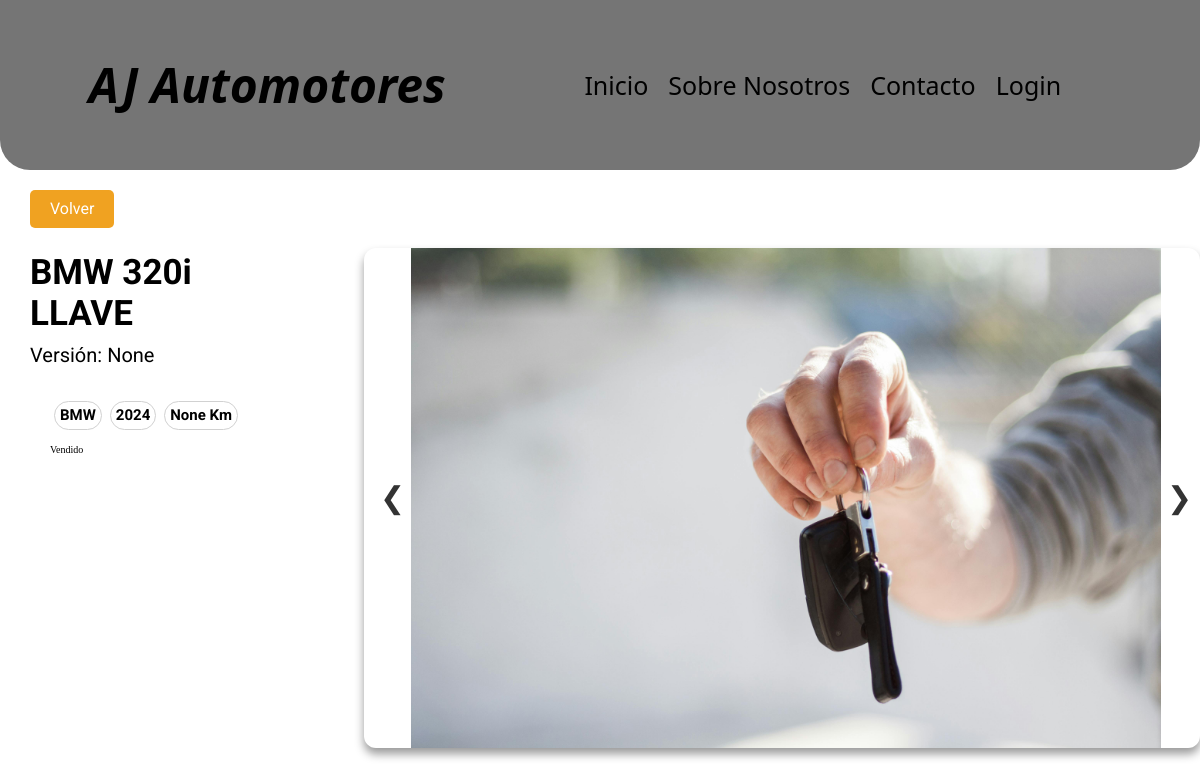
The page /unidad/27 on the database its author committed.
### ruedas/models.py (models this page shows, shortened)
class Unidad(models.Model):
    MARCAS_CHOICES = [
            ('Audi', 'Audi'),
            ('BMW', 'BMW'),
            ('Chery', 'Chery'),
            ('Chevrolet', 'Chevrolet'),
            ('Citroën', 'Citroën'),
            ('Dodge', 'Dodge'),
            ('Fiat', 'Fiat'),
            ('Ford', 'Ford'),
            ('Geely', 'Geely'),
            ('Great Wall', 'Great Wall'),
            ('Honda', 'Honda'),
            ('Hyundai', 'Hyundai'),
            ('JAC', 'JAC'),
            ('Jeep', 'Jeep'),
            ('Kia', 'Kia'),
            ('Land Rover', 'Land Rover'),
            ('Lifan', 'Lifan'),
            ('Mazda', 'Mazda'),
            ('Mercedes-Benz', 'Mercedes-Benz'),
            ('Mitsubishi', 'Mitsubishi'),
            ('Nissan', 'Nissan'),
            ('Peugeot', 'Peugeot'),
            ('Porsche', 'Porsche'),
            ('Ram', 'Ram'),
            ('Renault', 'Renault'),
            ('SsangYong', 'SsangYong'),
            ('Subaru', 'Subaru'),
            ('Suzuki', 'Suzuki'),
            ('Toyota', 'Toyota'),
            ('Volkswagen', 'Volkswagen')
    ]
    MOTOR_CHOICES = [
            (800, '0.8 L'),
            (1000, '1.0 L'),
            (1200, '1.2 L'),
            (1300, '1.3 L'),
            (1400, '1.4 L'),
            (1500, '1.5 L'),
            (1600, '1.6 L'),
            (1800, '1.8 L'),
            (2000, '2.0 L'),
            (2200, '2.2 L'),
            (2400, '2.4 L'),
            (2500, '2.5 L'),
            (2700, '2.7 L'),
            (3000, '3.0 L'),
            (3200, '3.2 L'),
            (3500, '3.5 L'),
            (3600, '3.6 L'),
            (4000, '4.0 L'),
            (4200, '4.2 L'),
            (4400, '4.4 L'),
            (4600, '4.6 L'),
            (5000, '5.0 L'),
            (5200, '5.2 L'),
            (5500, '5.5 L'),
            (6000, '6.0 L'),
            (6200, '6.2 L'),
            (6400, '6.4 L'),
            (7000, '7.0 L'),
            (7500, '7.5 L'),
            (8000, '8.0 L')
    ]
    MODELO_ANOS = get_years_tuple()
    usuario = models.ForeignKey(User, on_delete=models.CASCADE,
                                null = True,
                                blank = True)
    titulo = models.CharField(max_length=100)
    descripcion = models.TextField(null=True, blank=True)
    marca = models.CharField(max_length=50, choices=MARCAS_CHOICES, default='Volkswagen')
    modelo = models.CharField(max_length=50, null=True, blank=True )
    version = models.CharField(max_length=70, null=True, blank=True)
    anio = models.IntegerField(choices=MODELO_ANOS, default=get_current_year(), verbose_name='año')
    kilometros = models.IntegerField(null=True, blank=True)
    precio = models.IntegerField(null=True, blank=True)
    vendido = models.BooleanField(default=False)
    visto = models.BooleanField(default=False)
    creado = models.DateTimeField(auto_now_add=True)
    '''modelo (polo, virtus, etc) motor se reemplaza por version campo de texto'''
    def __str__(self):
        return self.titulo
    class Meta:
        ordering = ['vendido']
        verbose_name = "Unidad"
        verbose_name_plural = "Unidades"

class Imagen(models.Model):
    unidad = models.ForeignKey(Unidad, related_name='imagenes', on_delete=models.CASCADE)
    imagen = models.ImageField(upload_to='media/', validators=[FileExtensionValidator(['jpg', 'jpeg', 'png'])])
    descripcion = models.CharField(max_length=255, null=True, blank=True)
    class Meta:
        verbose_name = "Imagen"
        verbose_name_plural = "Imagenes"

### ruedas/views.py (the view, shortened to what this page needs)
# urls.py: path('unidad/<int:pk>', DetalleUnidad.as_view(), name='unidad-detalle'),
class DetalleUnidad(DetailView):
    model = Unidad
    context_object_name = 'unidad'
    template_name = 'ruedas/unidad_detalle.html'
    def get_context_data(self, **kwargs):
        context = super().get_context_data(**kwargs)
        context['imagenes'] = self.object.imagenes.all()
        return context

### ruedas/templates/ruedas/unidad_detalle.html (shortened to what this page needs)
{% extends 'ruedas/template.html' %}
{% load static %}
{% block extrahead %}
    <link rel="stylesheet" href="{% static 'css/unidad-detalle.css' %}">
{% endblock extrahead %}
{% block content %}
<a href="{% url 'unidades' %}" class="button boton-volver">Volver</a>
  <div class="info-imagenes">
    <div class="info">
      <p class="name-unidad">{{unidad}}</p>
      <p class="version-unidad"><span>Versión:</span> {{unidad.version}}</p>
      <div class="info-unidad">
        <div class="burbujas">
          <div class="burbuja">
            <span>{{unidad.marca}}</span>
          </div>
          <div class="burbuja">
            <span>{{unidad.anio}}</span>
          </div>
          <div class="burbuja">
            <span>{{unidad.kilometros}} Km</span>
          </div>
        </div>
        {% if unidad.vendido %}
            <div class="vendido">
              <p>Vendido</p>
            </div>
          {% endif %}
      </div>
    </div>
    {% if unidad.imagenes.all %}
    <div class="galeria-container">
      <button class="prev" onclick="changeImage(-1)">&#10094;</button>
      <div class="galeria">
          <img class="main-image" id="main-image" src="{% firstof unidad.imagenes.all.0.imagen.url %}" alt="Imagen principal">
      </div>
      <button class="next" onclick="changeImage(1)">&#10095;</button>
  </div>
    {% else %}
      <div>
        <p class="no-unidad">No hay imágenes cargadas para esta unidad</p>
      </div>
    {% endif %}
  </div>
{% endblock content%}

### ruedas/templates/ruedas/template.html (shortened to what this page needs)
{% load static %}
<!DOCTYPE html>
<html lang="es">
<head>
    <link rel="stylesheet" href="{% static 'css/normalize.css' %}">
    <link rel="stylesheet" href="{% static 'css/style.css' %}">
    {% block extrahead %}{% endblock extrahead %}
</head>
<body>
    <header>
        <div class="header">
            <div class="h-header">
                <h1 class="title-template">
                    AJ Automotores
                </h1>
            </div>
            <div class="div-nav">
                <nav class="navegacion-principal" >
                    <a href={% url 'unidades' %}>Inicio</a>
                    <a href="#">Sobre Nosotros</a>
                    <a href="#">Contacto</a>
                    <a href="{% url 'panel-admin' %}">Login</a>
                </nav>
            </div>
        </div>
    </header>
    <div class="container">
        {% block content %}
        {% endblock content %}
    </div>
</body>
</html>

### ruedas/static/css/style.css (style rules this page uses)
html { box-sizing: border-box; font-size: 62.5%; }
*, *:before, *:after { box-sizing: inherit; }
h1 { font-size: 4.8rem; }
a { text-decoration: none; }
:root { --gris: #909090; --gris2: #757575; }
.header { width: 100%; max-width: 100%; height: 17rem; display: flex; justify-content:space-evenly; align-items: center; background-color: var(--gris2); border-bottom-left-radius: 30px; border-bottom-right-radius: 30px; }
.h-header { max-width: 100%; font-family: system-ui, -apple-system, BlinkMacSystemFont, 'Segoe UI', Roboto, Oxygen, Ubuntu, Cantarell, 'Open Sans', 'Helvetica Neue', sans-serif; font-style: italic; font-weight: bold; }
.div-nav .navegacion-principal { display: flex; flex-direction: row; gap: 2rem; padding: 5rem; color: #fff; font-family: system-ui, -apple-system, BlinkMacSystemFont, 'Segoe UI', Roboto, Oxygen, Ubuntu, Cantarell, 'Open Sans', 'Helvetica Neue', sans-serif; }
.div-nav .navegacion-principal a { font-size: 2.5rem; color: black; }

### ruedas/static/css/unidad-detalle.css (style rules this page uses)
.button { display: inline-block; margin: 2rem 3rem; padding: 10px 20px; background-color: #f0a221; color: white; text-decoration: none; border-radius: 5px; font-size: 16px; text-align: center; font-family: Roboto; transition: background-color 0.3s ease; }
.info-imagenes { display: flex; gap: 5rem; }
.info { max-width: 100%; margin-left: 3rem; margin-right: 3rem; }
.info .name-unidad { font-size: 3.5rem; font-family: Roboto; font-weight: 700; margin: 5px 0 10px 0; }
.info .version-unidad { font-size: 2rem; font-family: Roboto; font-weight: 400; margin-top: 0; }
.info-unidad { margin: 1rem; padding: 1rem; }
.info-unidad .burbujas { display: flex; flex-direction: row; }
.info-unidad .burbuja { margin: 4px; border: 1px solid #D1D1D1; border-radius: 40px; padding: 5px; }
.info-unidad .burbuja span { font-size: 1.5rem; font-family: Roboto; font-weight: 700; }
.galeria-container { position: relative; width: 90rem; margin: auto; border-radius: 12px; box-shadow: 0px 6px 10px rgba(0, 0, 0, 0.4); display: flex; justify-content: space-between; align-items: center; overflow: hidden; }
.galeria { display: flex; justify-content: center; }
.main-image { flex: 1; max-height: 500px; width: auto; }
button.prev, button.next { background-color: transparent; border: none; font-size: 3rem; cursor: pointer; color: #333; z-index: 1; }
button.prev { margin-left: 10px; }
button.next { margin-right: 10px; }

### rows shown on the page
Unidad: titulo "BMW 320i LLAVE", version "None", marca "BMW", anio "2024", kilometros "None", id.imagen (picture)
